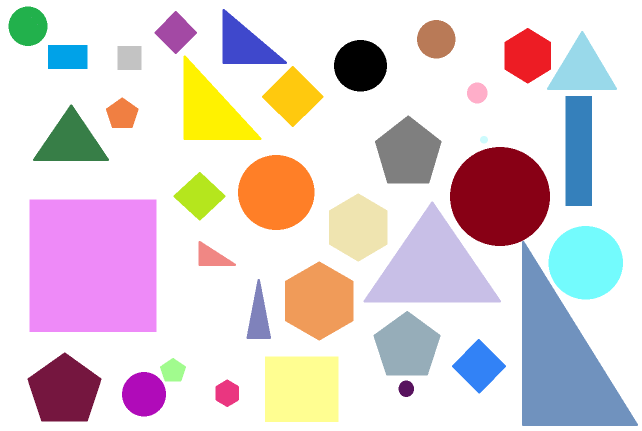
//> input picture zuoye3_12_23/zuoye3_12_23_2/input/shape.jpg, 1283 x 861 px (shown at 1/2 size)
$ ./main   (built with g++ and OpenCV 4)
//> lines starting //> are read from the running program, lines starting //| are printed output that depends on the picture; after the words box and inside, x2 and y2 are one past the last pixel; in counts of white or black regions, pixels touching at a corner belong together
#include <opencv2/opencv.hpp>
#include <bits/stdc++.h>
using namespace std;
using namespace cv;
    int maxv=255;
    vector<vector<Point>> sur;
    Mat picture=imread("../input/question1.jpg");
    Mat gray_1,black;
    Mat pic;
    int area=0;
    vector<Point> p;

// [9 lines of commented-out code are left out]
void recall(int a,void *b){
    Mat pci=picture.clone();
    drawContours(pci, sur, -1, Scalar(0,0,255), 2);
    for(int i=0;i<sur.size();i++){
        if(contourArea(sur[i])>a){
            putText(pci,to_string((int)contourArea(sur[i])),p[i],FONT_HERSHEY_SIMPLEX,1.0,Scalar(255,0,0),1,false);
        }
    }
    imshow("test",pci);
}
int main(){

    picture=imread("../input/shape.jpg");
//> picture is the input picture: 861 rows x 1283 cols, CV_8UC3; mean B, G, R 215.2, 211.7, 223.3
    cvtColor(picture,gray_1,COLOR_BGR2GRAY);
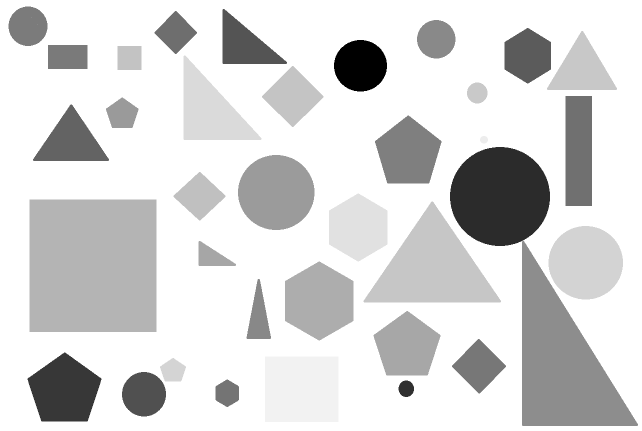
//> gray_1: 861 rows x 1283 cols, CV_8UC1 (shown at 1/2 size); min 0, max 255, mean 215.5
    adaptiveThreshold(gray_1,black,255,ADAPTIVE_THRESH_GAUSSIAN_C,THRESH_BINARY,3,0);
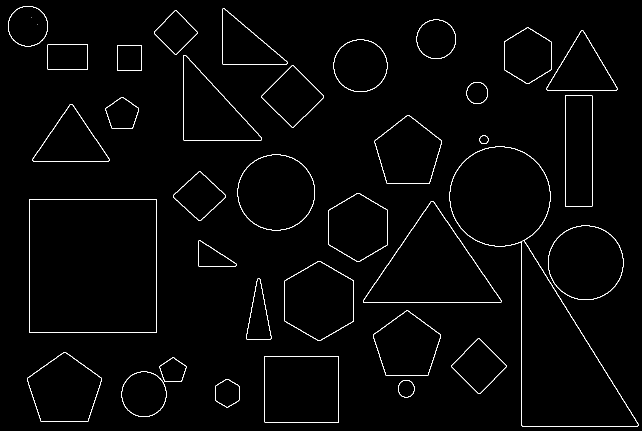
//> black: 861 rows x 1283 cols, CV_8UC1 (shown at 1/2 size); 1.5% white in thin lines or dots
    findContours(black,sur,RETR_EXTERNAL,CHAIN_APPROX_SIMPLE);
//> sur = 35 contours; largest, box (x1, y1, x2, y2) and area: (899, 293, 1277, 853) 76316, (58, 398, 314, 665) 67830, (726, 402, 1003, 606) 29089, (529, 712, 678, 845) 19536, (475, 309, 630, 461) 18406
    pic=picture.clone();
    drawContours(picture,sur,-1,Scalar(0,0,255),2);
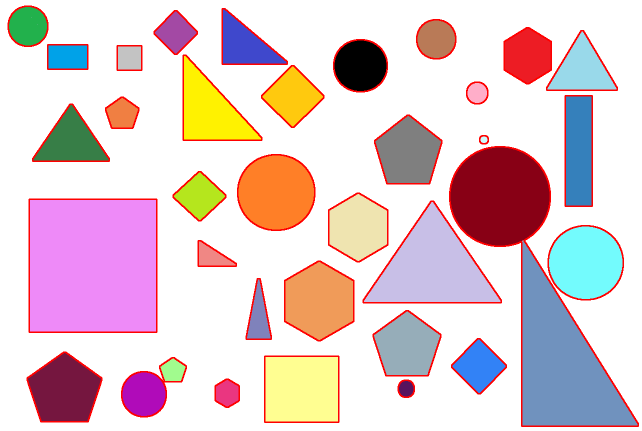
//> picture: 861 rows x 1283 cols, CV_8UC3 (shown at 1/2 size); 4.2% of pixels changed, all inside (x1, y1, x2, y2) = (15, 11, 1278, 854)
    p.resize(sur.size());
//> p = contour of 35 points, box (x1, y1, x2, y2) (0, 0, 1, 1), area 0
    for(int i=0;i<sur.size();i++){
        p[i].x=moments(sur[i]).m10/moments(sur[i]).m00;
        p[i].y=moments(sur[i]).m01/moments(sur[i]).m00;
        // p_area[i]=contourArea(sur[i]);
    }
//> this loop made 35 passes
    namedWindow("test",WINDOW_AUTOSIZE);
    createTrackbar("A","test",&area,76316,recall);
    recall(area,nullptr);
//> the loop in recall, `for(int i=0;i<sur.size();i++)` made 35 passes
//> pass 3, in recall, `putText(pci,to_string((int)contourArea(sur[i])),p[i],FONT_HERSHEY_SIMP..`:
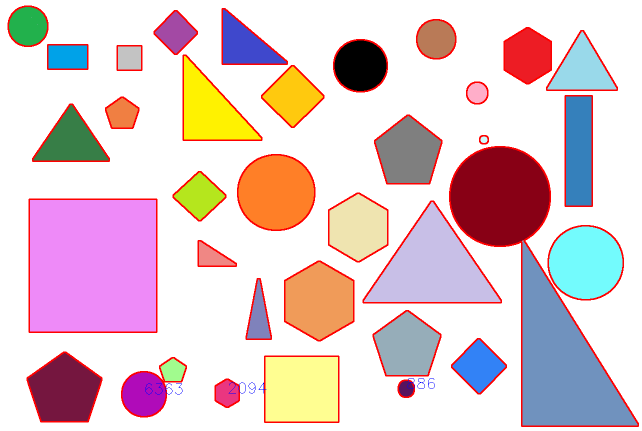
//> pci: 861 rows x 1283 cols, CV_8UC3 (shown at 1/2 size); mean B, G, R 205.7, 202.1, 224.2
//> after the loop in recall, `for(int i=0;i<sur.size();i++)`:
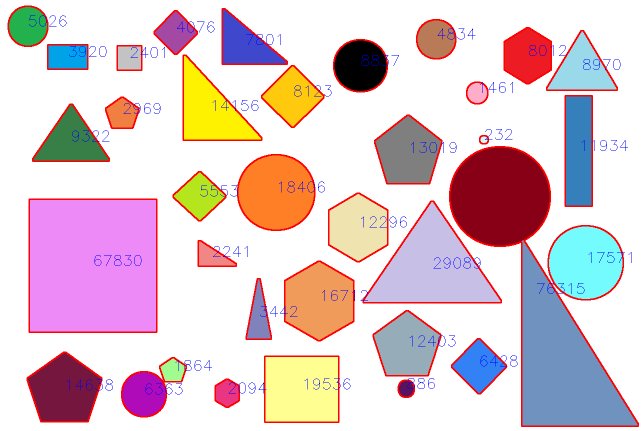
//> pci: 861 rows x 1283 cols, CV_8UC3 (shown at 1/2 size); 0.61% of pixels changed, all inside (x1, y1, x2, y2) = (58, 31, 1263, 781)
    waitKey(0);
    imwrite("../output/shape1.jpg",picture);
    imwrite("../output/gray.jpg",black);
    return 0;
}
